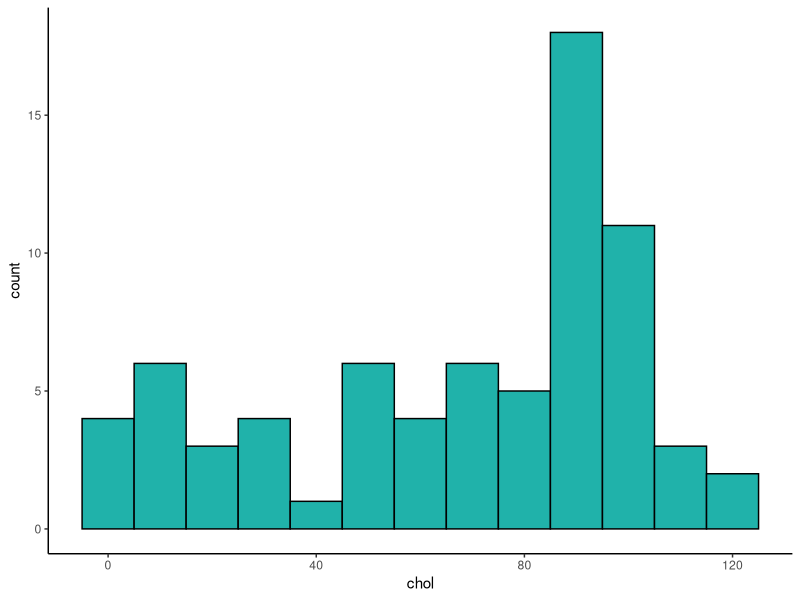

Generate this figure with R:

### Standard Deviation in R...

# showing that 'sd' is the sample standard deviation

library(tidyverse)

# Import the Data
cheese <- read_csv("data/cheese.csv")


head(cheese)

# Plot the Data
ggplot(cheese, aes(x=chol)) + 
  geom_histogram(color="black", fill="lightseagreen", binwidth = 10)+
  theme_classic()



cheese$chol

sd(cheese$chol)  # sample SD = 34.53

mean(cheese$chol) #69.4



### Let's do it "by hand"

x <- cheese$chol  # let's call our distribution of numbers x

x # our numbers are now called 'x'

sd(x)  # 34.53
mean(x) # 69.4  - these are still the same


# step 1.  Deviation of each x from the mean of x

x

x - mean(x)

dif <- x - mean(x)  # let's call these differences 'dif'

dif

# step 2 - square the differences.

dif^2

dif2 <- dif^2

dif2  # these are the differences squared.


# Step 3. Sum up these squared differences
sum(dif2)


# Step 4. We now divide by n-1 to get an estimated 'average squared deviation'

nrow(cheese) #73
length(x) #73 observations.

sum(dif2) / (length(x) - 1)
sum(dif2) / 72

asd <- sum(dif2) / (length(x) - 1)

asd

# Step 5. Square root to stanardize back to interpretable units.

sqrt(asd)  #34.53008



### All together...

x                                  # our data
dif <- x - mean(x)                 # difference of each x from mean of x
dif2 <- dif^2                      # squared differences
sum(dif2)                          # the sum of the squared diffrences
asd <- sum(dif2) / (length(x) - 1) # the average squared difference using n-1
sqrt(asd)                          # the sample standard deviation




## We could have done this in one line..
# but until you're familiar with R, this can be hard to look at:

sqrt(sum((x - mean(x))^2)/(length(x)-1)) # sample SD

sqrt(sum((x - mean(x))^2)/(length(x)))  # population SD


